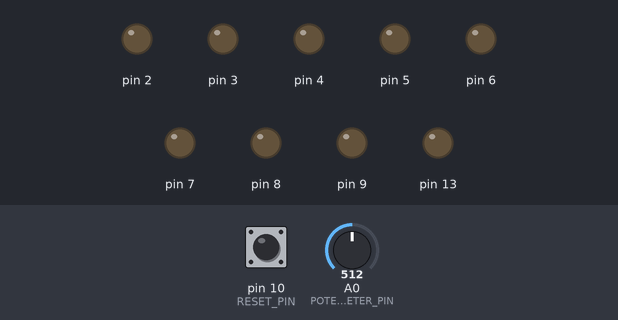
This sketch was run on a simulated Arduino Uno, built with avr-gcc and run on an emulated ATmega328P. Shown: output pins drawn as LEDs (lit = HIGH). Dashed ring = blinking. Inputs (shaded band) come from the test bench; at power-on: A0 (POTENTIOMETER_PIN) = 512, pin 10 (RESET_PIN) LOW. What the sketch prints to the serial monitor is not drawn.

Above: at 1.2 s.
1.3 s: A0 (POTENTIOMETER_PIN) set to 245
At 2.08 s:
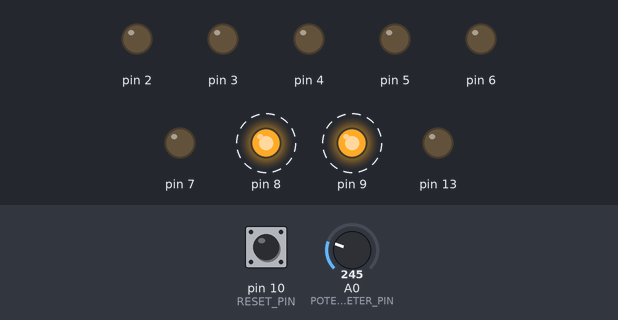
4.3 s: A0 (POTENTIOMETER_PIN) set to 0
At 4.85 s:
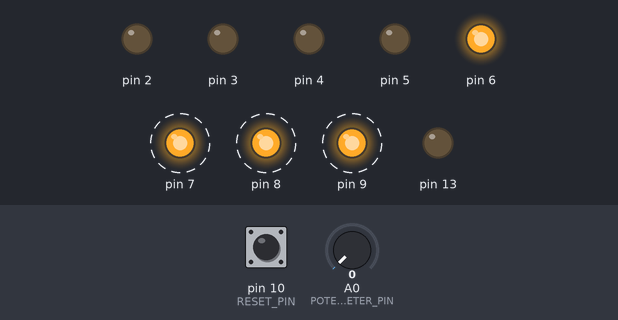
7.3 s: pin 10 (RESET_PIN) pulled HIGH for 3.2 s
At 8.7 s:
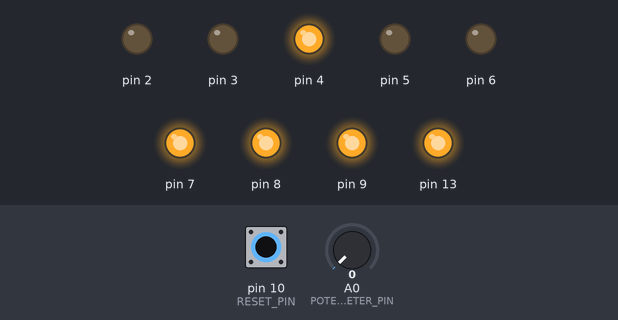
12.0 s: pin 10 (RESET_PIN) pulled HIGH for 0.15 s
At 13.0 s:
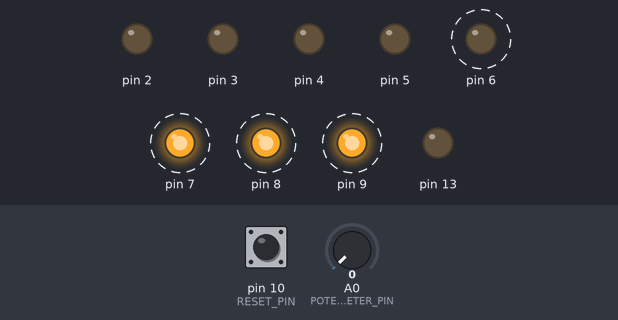
15.1 s: pin 10 (RESET_PIN) pulled HIGH for 0.15 s
At 17.7 s:
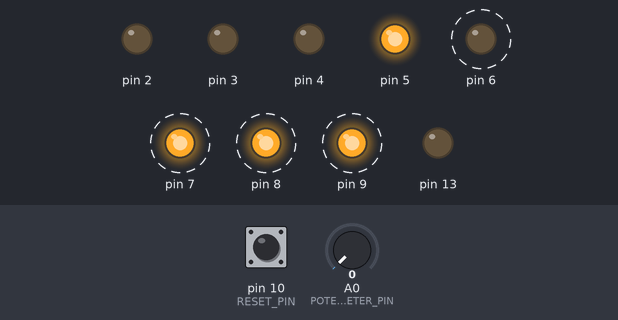
18.2 s: A0 (POTENTIOMETER_PIN) set to 265
At 19.42 s:
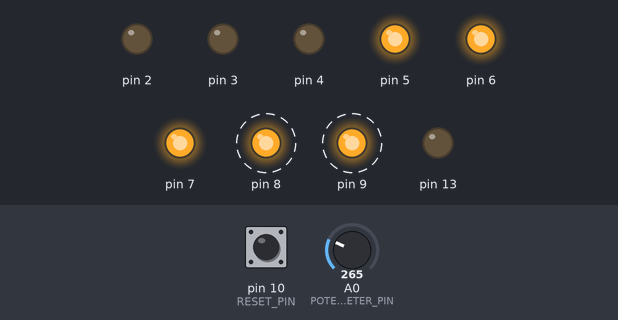
Timing chart, 0 to 24.3 s (numbered marks = the images above; inputs shaded):
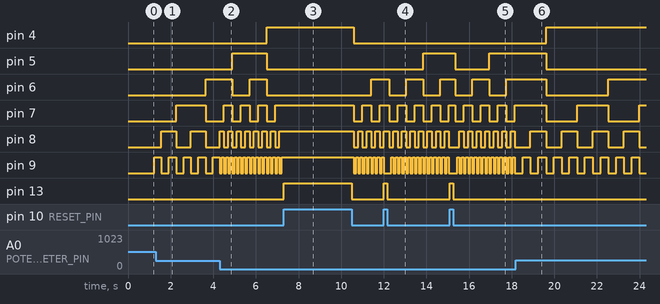

The sketch:

binary_clock.ino
```cpp
const int MAX_NUMBER = 255;
const int LED_AMOUNT = 8;
const int LED_DISPLACEMENT = 2;
const int POTENTIOMETER_PIN = A0;
const int RESET_PIN = 10;
const int RESET = 1;
unsigned long delayAmount = 1000;
int current = 0;
int incomingByte = -1;
unsigned long lastTime = 0;


void setup() {
  Serial.begin(9600);
  for(int i = 0; i < LED_AMOUNT; i++)
    pinMode(i + LED_DISPLACEMENT, OUTPUT);

  pinMode(RESET_PIN, INPUT);
  pinMode(13, OUTPUT);

  lastTime = millis();
}

void loop() {
  unsigned long currentTime = millis();
  delayAmount = analogRead(POTENTIOMETER_PIN) + 100;

  if(Serial.available() > 0)
  {
    incomingByte = Serial.read();
  }

  if(digitalRead(RESET_PIN) == HIGH || incomingByte == RESET)
  {
    reset();
    digitalWrite(13, HIGH);
  }
  else
    digitalWrite(13, LOW);

  if(currentTime >= lastTime + delayAmount)
  {
    display(current);
    Serial.write(current);
    setNextNumber();
    lastTime = currentTime;
  }

  incomingByte = -1;
}

void display(int number)
{
  for(int i = LED_AMOUNT - 1; i >= 0; i--)
  {
    int baseTwo =  1 << (LED_AMOUNT - i - 1);

    boolean on = (number | baseTwo) == number;
    digitalWrite(i + LED_DISPLACEMENT, on ? HIGH : LOW);
  }
}

int setNextNumber()
{
  if(current < MAX_NUMBER)
    current += 1;
  else
    current = 0;
}
void reset()
{
  current = 0;
  lastTime = millis();
}
```

Measured:
- after the input at 1.3 s, pin 6: LOW → HIGH after 2.3 s; pin 7: LOW → HIGH after 0.96 s instead of 1.8 s; pin 9: alternates HIGH for 0.35 s and LOW for 0.35 s, starting after 0.27 s
- after the input at 4.3 s, pin 4: LOW → HIGH after 2.2 s; pin 5: LOW → HIGH after 0.60 s instead of 2.1 s; pin 6: HIGH → LOW after 0.60 s instead of 2.1 s; pin 8: alternates HIGH for 0.20 s and LOW for 0.20 s, starting after 0.20 s; pin 9: alternates HIGH for 0.10 s and LOW for 0.10 s, starting after 0.10 s
- after the input at 7.3 s, pin 3: stays LOW (without the input it goes to HIGH after 2.4 s); pin 4: HIGH → LOW after 3.3 s instead of 2.4 s; pin 5: stays LOW (without the input it goes to HIGH after 0.80 s); pin 13: LOW → HIGH at once, → LOW 3.2 s later
- after the input at 12.0 s, pin 4: stays LOW (without the input it goes to HIGH after 1.8 s); pin 13: LOW → HIGH at once, → LOW 0.15 s later
- after the input at 15.1 s, pin 4: stays LOW (without the input it goes to HIGH after 0.35 s); pin 13: LOW → HIGH at once, → LOW 0.15 s later
- after the input at 18.2 s, pin 3: stays LOW (without the input it goes to HIGH after 3.6 s); pin 7: alternates HIGH for 1.5 s and LOW for 1.5 s, starting after 1.4 s; pin 8: alternates HIGH for 0.73 s and LOW for 0.73 s, starting after 0.68 s; pin 9: alternates HIGH for 0.37 s and LOW for 0.36 s, starting after 0.32 s
- by itself, pin 8: alternates HIGH for 0.69 s and LOW for 0.69 s
